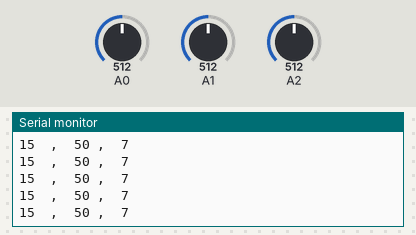
A sketch run on a simulated Arduino Uno, built with avr-gcc and run on an emulated ATmega328P. On the bench: the last lines printed to the serial monitor. The inputs (shaded band) are chosen by the test bench; at power-on: A0 = 512, A1 = 512, A2 = 512.

Above: at 1.2 s.
1.3 s: A0 set to 353
At 2.1 s:
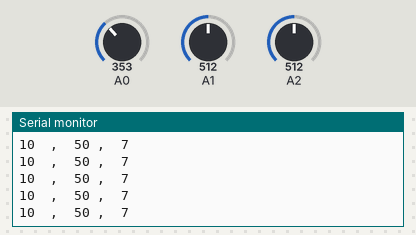
4.3 s: A0 set to 324
At 5.4 s:
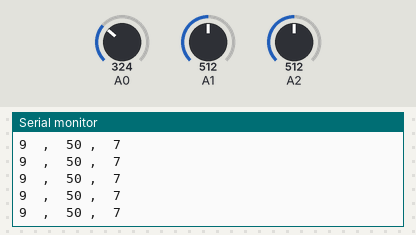
7.3 s: A1 set to 107
At 8.2 s:
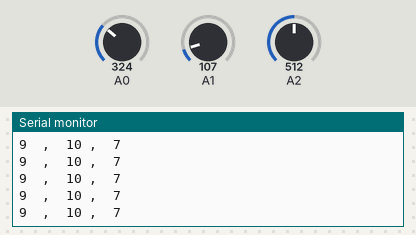
10.3 s: A1 set to 92
At 10.9 s:
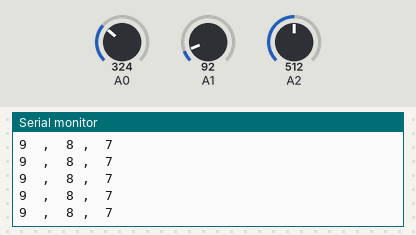
Timing chart, 0 to 13.3 s (numbered marks = the images above; inputs shaded):
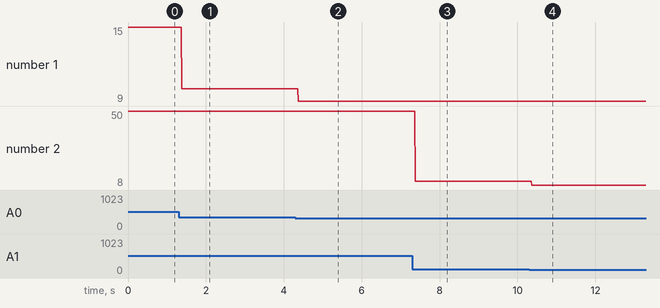

The sketch:

sketch_dec21anew.ino
```cpp
int temp ;
int valtemp  ;
int hum ;
int valhum ;
int ph;
int valph;

void setup ( ) {
  Serial.begin (9600);
  pinMode(A0, INPUT);
  pinMode (A1, INPUT);
  pinMode (A2, INPUT);
}
void loop ( ) {
  valtemp = analogRead (A0);
  temp = (valtemp*30) /1023;

valhum = analogRead (A1) ;
hum = map (valhum, 0,1023, 0, 100) ;

 valph = analogRead (A2);
ph = map (valph, 0, 1023, 14, 0) ;

 Serial.print (temp) ;
 Serial.print ("  ,  ") ;
 Serial.print (hum) ;
Serial.print (" ,  ") ;
 Serial.println(ph) ;

delay(1) ;
}
```

Measured:
- after the input at 1.3 s, the serial monitor: prints a new line after 0.08 s (image 1)
- after the input at 4.3 s, the serial monitor: prints a new line after 0.08 s (image 2)
- after the input at 7.3 s, the serial monitor: prints a new line after 0.07 s (image 3)
- after the input at 10.3 s, the serial monitor: prints a new line after 0.07 s (image 4)
- plotted number 1: 15 → 10 after the input at 1.3 s, 10 → 9 after the input at 4.3 s
- plotted number 2: 10 → 8 after the input at 10.3 s
